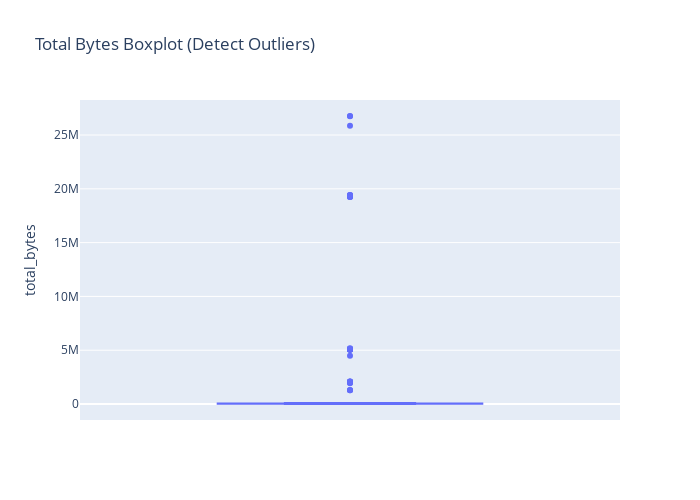

The cell this chart's notebook holds for it:
### Markdown cell above
##  Insight from the Bar Chart

**Title:** *Top 10 Suspicious Source IPs*

---

##  Key Observations:

* **Frequent Offenders:**

  * The top 4 IPs (`165.225.209.4`, `165.225.26.101`, `155.91.45.242`, `136.226.67.101`) are tied with **28–29 suspicious interactions** each.
  * These may represent **automated bots or coordinated attack sources**.

* **Long Tail Behavior:**

  * The rest show a gradual drop-off from 21 to 14 detections, suggesting they might be **one-off or rotating proxies**.

* **IP Diversity:**

  * The list includes both **165.xxx**, **147.xxx**, and **94.xxx** prefixes, indicating activity from **multiple networks and possibly different geographic regions or ISPs**.

---

##  Implications:

* **High-Risk IPs Identified:**

  * These IPs should be immediately **blacklisted or rate-limited**, and potentially correlated with threat intelligence databases.

* **Potential for Botnet Involvement:**

  * The similarity in detection count and behavior may indicate a **botnet or distributed scanning campaign**.

---

##  Recommendation:

* **Threat Intelligence Enrichment:**

  * Cross-reference these IPs with services like [AbuseIPDB](https://www.abuseipdb.com/) or [VirusTotal](https://www.virustotal.com/) for reputation scoring.

* **Alerting System:**

  * Trigger alerts when traffic from these IPs reappears in logs.
  * Consider **grouping by subnet** (e.g., `/24`) to catch rotating or spoofed IPs within the same network.

* **Log Behavioral Patterns:**

  * Capture what these IPs were trying to access (e.g., URL paths, payloads) to enhance detection rules.

### Code cell
# 8. Total Bytes Boxplot
fig8 = px.box(df, y='total_bytes', title="Total Bytes Boxplot (Detect Outliers)",height=500, width=700 )
fig8.show()

### Figure 1 — Plotly figure (JSON) as saved in the notebook; plotly's stock layout.template omitted (floating-point values rounded to 4 significant figures; data arrays with more than 128 entries replaced by an {"elided": "..."} marker saying what was removed)
{"data": [{"alignmentgroup": "True", "hovertemplate": "total_bytes=%{y}<extra></extra>", "legendgroup": "", "marker": {"color": "#636efa"}, "name": "", "notched": false, "offsetgroup": "", "orientation": "v", "showlegend": false, "type": "box", "x0": " ", "xaxis": "x", "y": {"elided": "282 int values"}, "y0": " ", "yaxis": "y"}], "layout": {"boxmode": "group", "height": 500, "legend": {"tracegroupgap": 0}, "title": {"text": "Total Bytes Boxplot (Detect Outliers)"}, "width": 700, "xaxis": {"anchor": "y", "autorange": true, "domain": [0, 1], "range": [-0.5, 0.5], "type": "category"}, "yaxis": {"anchor": "x", "autorange": true, "domain": [0, 1], "range": [-1487000.0, 28260000.0], "title": {"text": "total_bytes"}, "type": "linear"}}}
